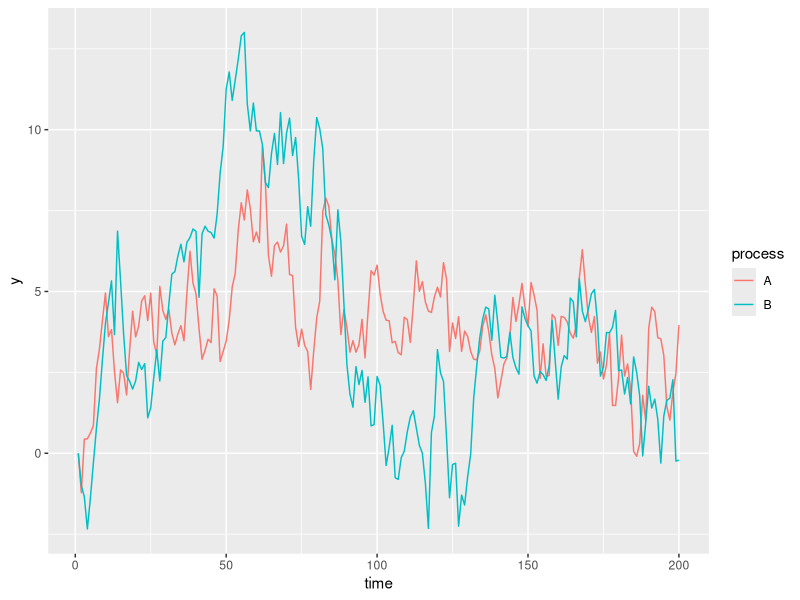
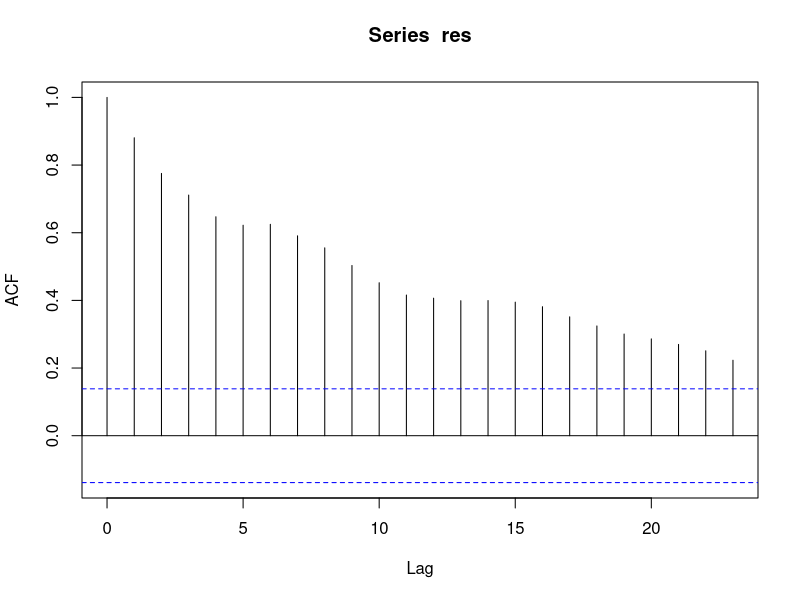
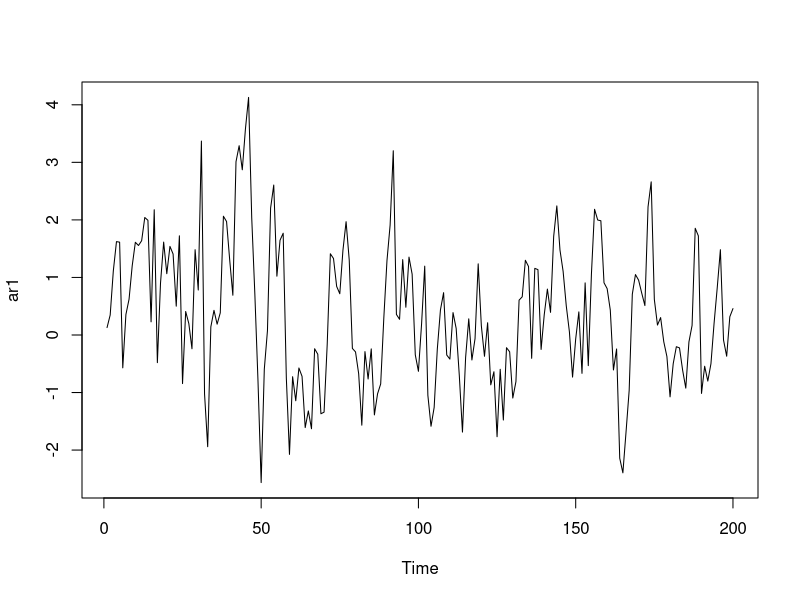
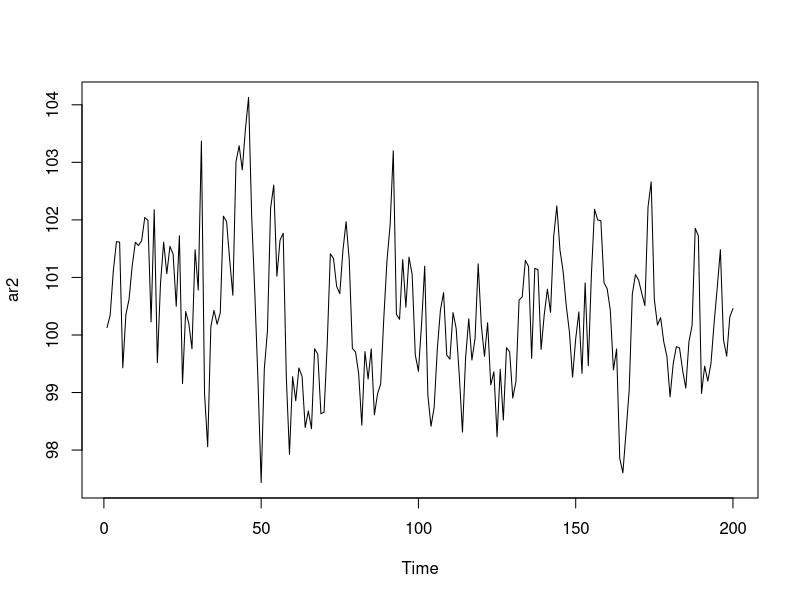
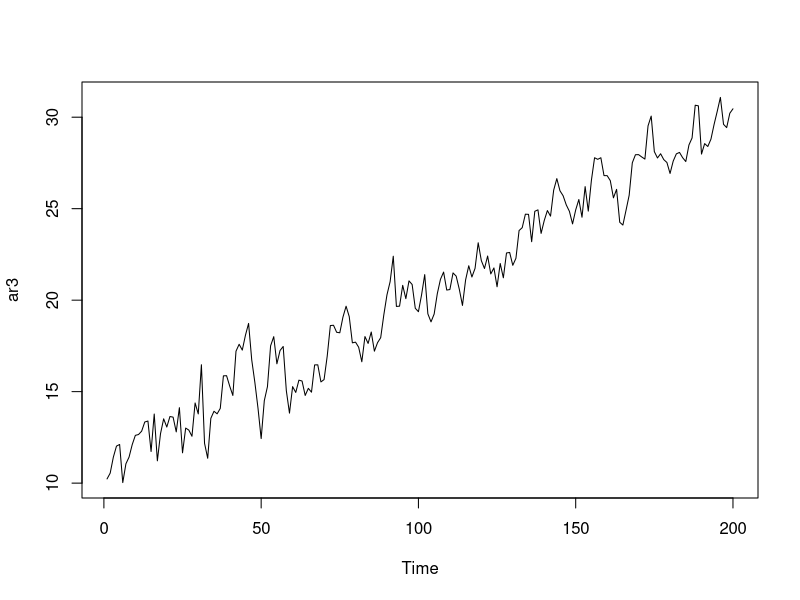
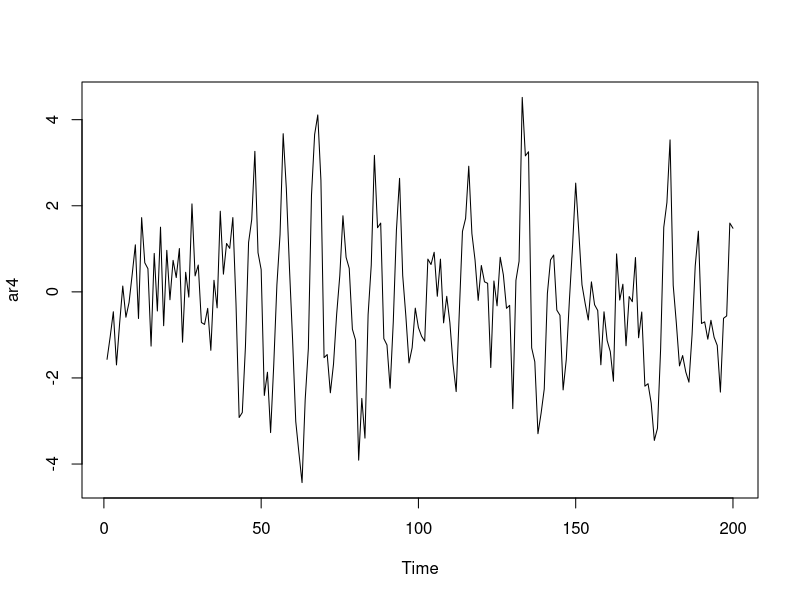

Write the R code that produced these figures, in order.
## ---- chunk 1
if (!require("urca")) install.packages("urca")
if (!require("tidyverse")) install.packages("tidyverse")

library(urca)
library(tidyverse)
## ---- chunk 2
n <- 200
rw1 <- arima.sim(model = list(order = c(0, 1, 0)), n = n - 1)
rw2 <- arima.sim(model = list(order = c(0, 1, 0)), n = n - 1)

# rw2 <- 1.5 * rw1 + rnorm(n = 200)

tibble(
  y = c(rw1, rw2),
  process = rep(c("A", "B"), each = 200),
  time = rep(1:n, 2)
) %>%
  ggplot(
    aes(x = time, y = y, color = process)
  ) + 
  geom_line()

## ---- chunk 3
linreg_fit <- lm(rw2 ~ rw1)
summary(linreg_fit)
## ---- chunk 4
res <- residuals(linreg_fit)
acf(res)
## ---- chunk 5
summary(ur.df(rw1, type = "none", lags = 0))
## ---- chunk 6
set.seed(5445)
ar1 <- arima.sim(n = 200, model = list(ar = 0.7))
plot(ar1)
## ---- chunk 7
summary(ur.df(ar1, type = "none", lags = 0))
## ---- chunk 8
ar2 <- 100 + ar1
plot(ar2)
## ---- chunk 9
summary(ur.df(ar2, type = "none", lags = 0))
## ---- chunk 10
summary(ur.df(ar2, type = "drift", lags = 0))
## ---- chunk 11
ar3 <- 10 + 0.1*(1:length(ar1)) + ar1
plot(ar3)
## ---- chunk 12
summary(ur.df(ar3, type = "drift", lags = 0))
## ---- chunk 13
summary(ur.df(ar3, type = "trend", lags = 0))
## ---- chunk 14
set.seed(521)
ar4 <- arima.sim(n = 200, model = list(ar = c(0.6, 0.4, -0.7)))
plot(ar4)
## ---- chunk 15
summary(ur.df(ar4, type = "none", lags = 0))
## ---- chunk 16
summary(ur.df(ar4, type = "none", selectlags = "AIC"))
## ---- chunk 17
summary(ur.kpss(rw1))
summary(ur.kpss(ar1))
